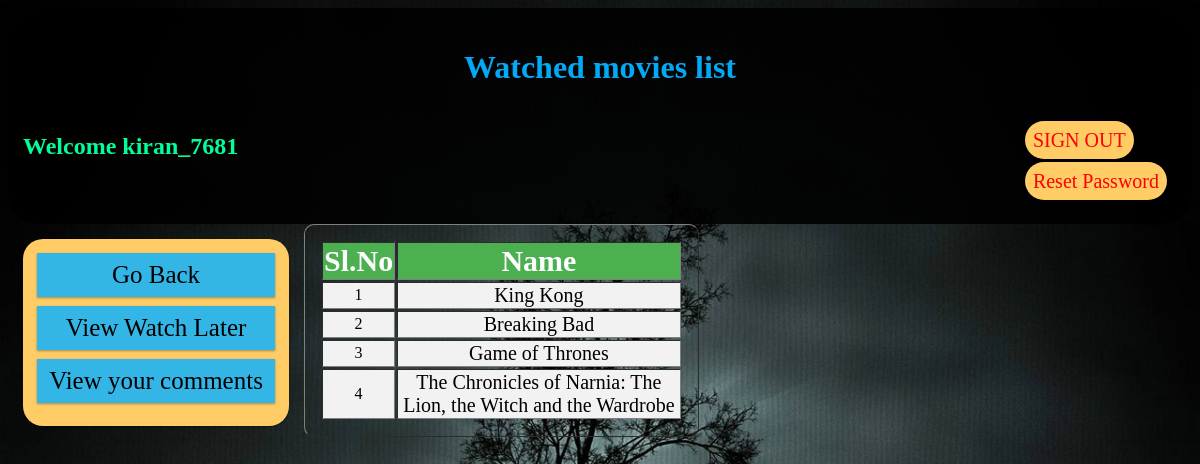
/watchedlist.php (signed in), run on the app's committed database.
### tables this page shows
CREATE TABLE `watched` (
  `username` varchar(100) NOT NULL,
  `movie_name` varchar(100) NOT NULL,
  `movie_id` varchar(30) NOT NULL
);

### watchedlist.php (the view, shortened to what this page needs)
<?php
   include 'config.php';
   $username = $_SESSION['username'];
?>
<!DOCTYPE html>
<html>
<head>
</head>
<body>
	<div class="header col-12">
        <h1>Watched movies list</h1>
        <h2>Welcome <b><?php echo htmlspecialchars($_SESSION["username"]); ?></b></h2>
    <p>
        <a href="logout.php" class="btn1">SIGN OUT</a><br><br>
        <a href="reset-password.php" class="btn2">Reset Password</a><br>
    </p>
    </div>
    <div class="row">
        <div class="col-3 nav">
    <ul>
        <li><a href="welcome.php">Go Back</a></li>
        <li><a href="watchlaterlist.php">View Watch Later</a></li>
        <li><a href="viewcomments.php">View your comments</a></li>
    </ul>
        </div>
    <?php
        $sql = "SELECT * FROM watched WHERE username='$username'";
        $result=$link->query($sql);?>
        <table border="1" class="col-4">
        	<thead>
        		<th>Sl.No</th>
        		<th>Name</th>
        	</thead>
        	<tbody>
        		<?php
        		  if($result) {
        		  	$i=1;
        		  	while($row = $result->fetch_assoc()) {?>
        		  		<tr>
        		  			<td><?php echo $i;?></td>
        		  			<td><a href="viewmovie.php?variable1=<?php echo $row['movie_name']; ?>"><?php echo $row['movie_name'];?></a></td>
        		  		</tr>
        		  		<?php $i++;
        		  	}?>
        		  <?php }?>
        	</tbody>
        </table>
    </div>
</body>
</html>

### watchedlist.php (style rules this page uses)
body { background: url(m2.jpg) no-repeat; background-size: cover; }
* { box-sizing: border-box; }
[class*="col-"] { float: left; padding: 15px; }
.header { background-color: rgba(0,0,0,0.9); border-radius:30px; }
.header h1 { text-align: center; padding: 5px; color: #03a9f4; }
.header h2 { float: left; color: #00ff99; }
.header p { float: right; }
.header a { font-size: 20px; padding: 8px; text-decoration: none; margin:10px; border-radius: 20px; color: red; background-color: #ffcc66; }
.nav ul { list-style-type: none; margin: 0; background: #ffcc66; padding: 14px; box-shadow: 0 1px 3px rgba(0,0,0,0.12), 0 1px 2px rgba(0,0,0,0.24); text-align: center; border-radius: 20px; }
.nav li { padding: 8px; margin-bottom: 9px; background-color: #33b5e5; text-align: center; box-shadow: 0 1px 3px rgba(0,0,0,0.12), 0 1px 2px rgba(0,0,0,0.24); cursor: pointer; }
.nav a { color: black; text-decoration: none; text-align: center; font-size: 25px; }
table { padding: 20px; border-radius: 10px; }
thead , tbody { text-align: center; padding: 20px; }
tr { background-color: #f2f2f2; }
th { background-color: #4caf50; color: white; font-size: 30px; }
a { text-decoration: none; color: black; font-size: 20px; }
[class*="col-"] { width: 100%; }
@media only screen and (min-width: 768px) { .col-3 { width: 25%; } }
@media only screen and (min-width: 768px) { .col-4 { width: 33.33%; } }
@media only screen and (min-width: 768px) { .col-12 { width: 100%; } }

### data on the page
watched: movie_name "King Kong"
watched: movie_name "Breaking Bad"
watched: movie_name "Game of Thrones"
watched: movie_name "The Chronicles of Narnia: The Lion, the Witch and the Wardrobe"

### other printed values
$_SESSION["username"] "kiran_7681"
